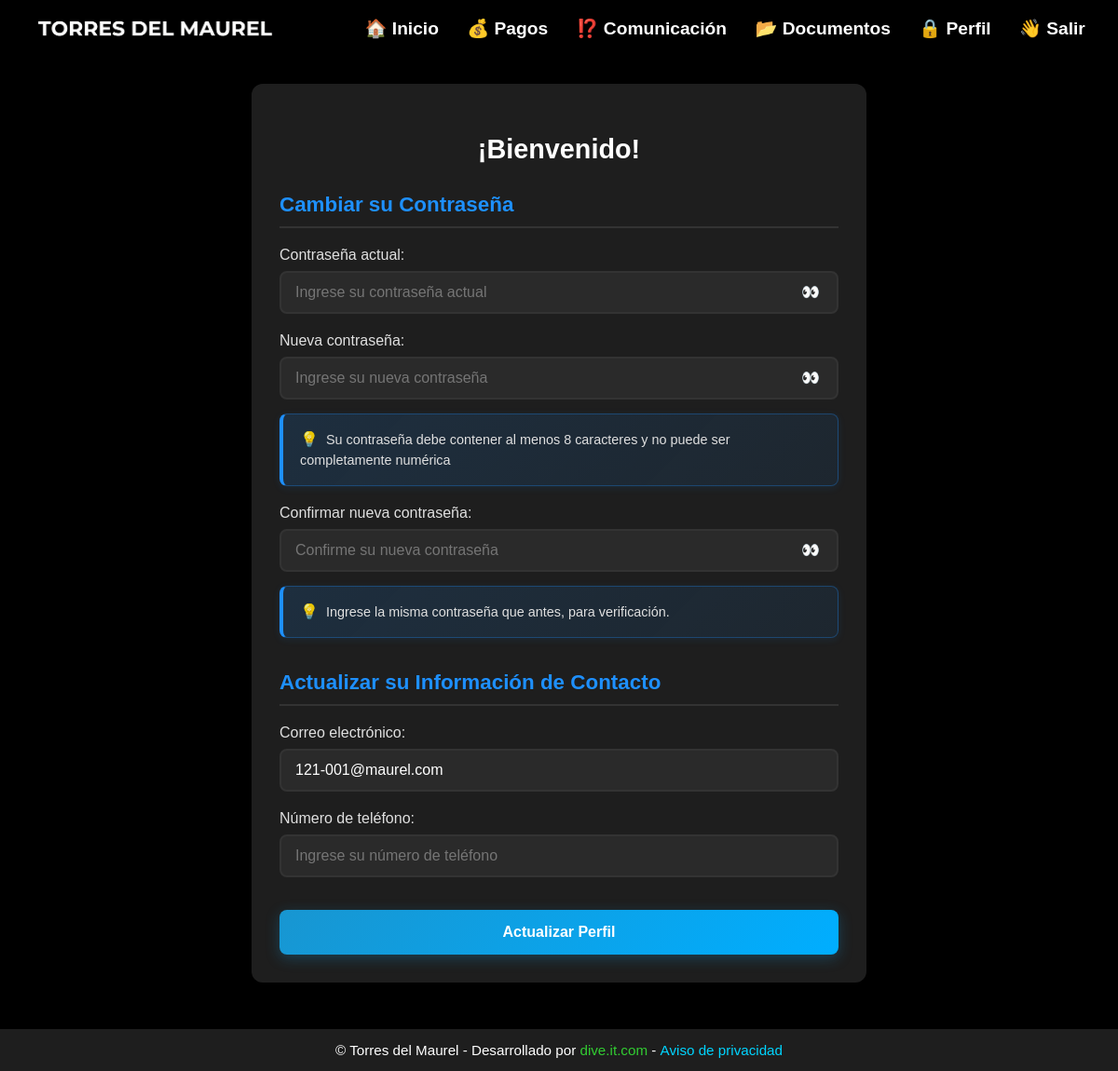
Before: /profile/ (signed in) with the older database file.
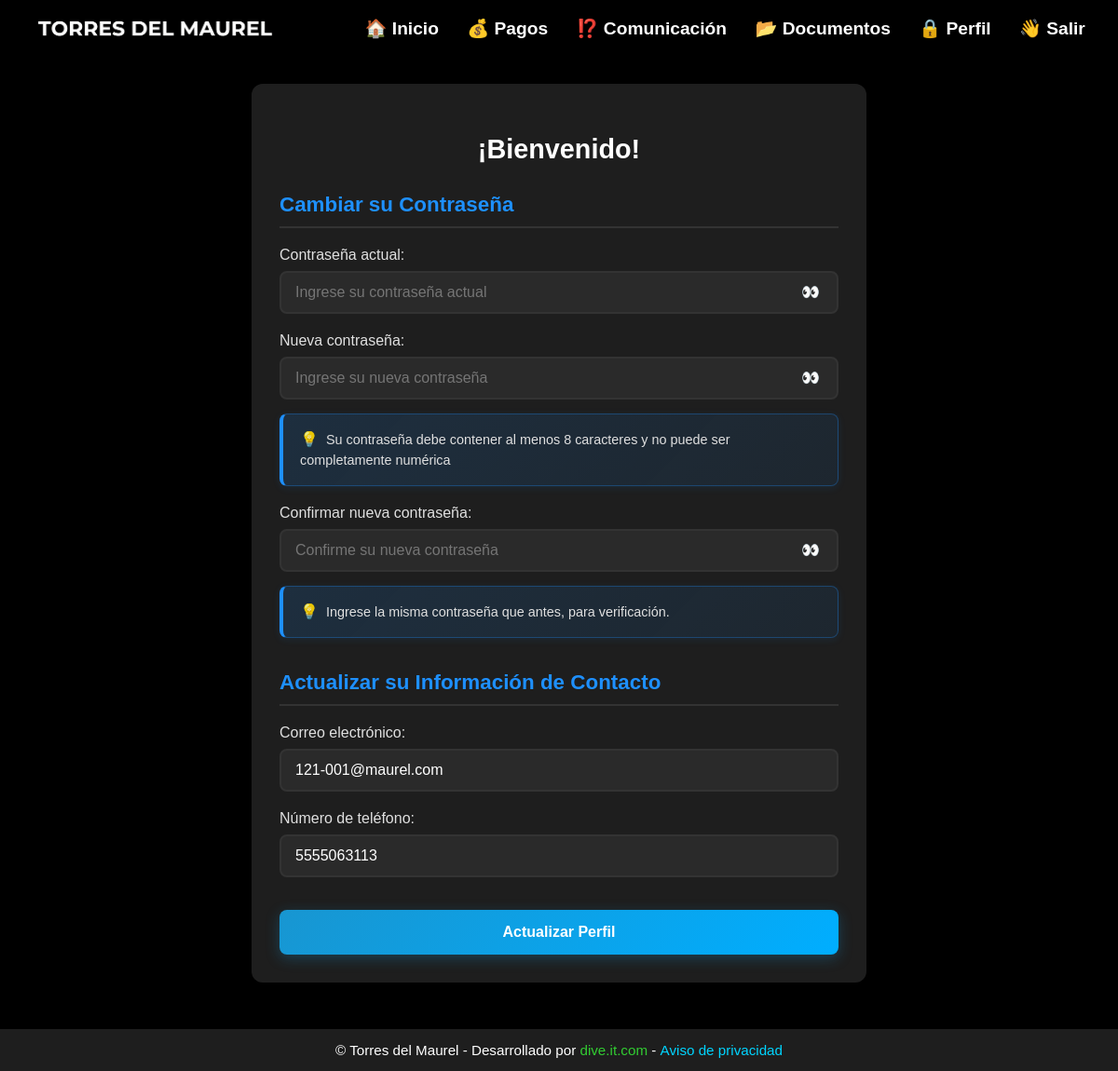
After: the same page with the newer database file.
### website/models.py (models this page shows, shortened)
class CustomUser(AbstractUser):
    apartment_number = models.CharField(max_length=7, unique=True, null=True, blank=True)
    email = models.EmailField(unique=True)
    phone_number = models.CharField(max_length=15, blank=True, null=True)
    is_first_login = models.BooleanField(default=True)
    is_debtor = models.BooleanField(default=False)
    groups = models.ManyToManyField(
        Group,
        verbose_name='groups',
        blank=True,
        help_text='The groups this user belongs to.',
        related_name='customuser_set',
        related_query_name='customuser',
    )
    user_permissions = models.ManyToManyField(
        Permission,
        verbose_name='user permissions',
        blank=True,
        help_text='Specific permissions for this user.',
        related_name='customuser_set',
        related_query_name='customuser',
    )

### website/views.py (the view)
# urls.py: path('profile/', views.profile, name='profile'),
@login_required
def profile(request):
    if request.method == 'POST':
        password_form = SpanishPasswordChangeForm(request.user, request.POST)
        profile_form = UserProfileForm(request.POST, instance=request.user)
        if password_form.is_valid() and profile_form.is_valid():
            user = password_form.save()
            profile_form.save()
            update_session_auth_hash(request, user)
            messages.success(request, '¡Su perfil ha sido actualizado exitosamente!')
            return redirect('dashboard')
    else:
        password_form = SpanishPasswordChangeForm(request.user)
        profile_form = UserProfileForm(instance=request.user)
    return render(request, 'profile.html', {
        'password_form': password_form,
        'profile_form': profile_form
    })

### website/forms.py (shortened to what this page needs)
class UserProfileForm(forms.ModelForm):
    phone_number = forms.CharField(
        label='Número de teléfono',
        max_length=10,
        required=False,  # Make optional to avoid initial validation errors
        validators=[
            RegexValidator(
                regex=r'^\d{10}$',
                message='Ingrese un número de teléfono válido de 10 dígitos.',
                code='invalid_phone_number'
            ),
        ],
        widget=forms.TextInput(attrs={
            'placeholder': 'Ingrese su número de teléfono',
            'class': 'form-control'
        })
    )
    class Meta:
        model = CustomUser
        fields = ['email', 'phone_number']
        labels = {
            'email': 'Correo electrónico',
        }
        widgets = {
            'email': forms.EmailInput(attrs={
                'placeholder': 'Ingrese su correo electrónico',
                'class': 'form-control'
            })
        }

### website/templates/profile.html (shortened to what this page needs)
{% extends "base.html" %}
{% load static %}
{% block extra_css %}
<link rel="stylesheet" href="{% static 'css/profile.css' %}">
{% endblock %}
{% block content %}
<div class="profile-container">
    <h2>¡Bienvenido!</h2>
    <form method="post" id="profile-form">
        <div class="form-section">
            <h3>Cambiar su Contraseña</h3>
            {{ password_form.as_p }}
        </div>
        <div class="form-section">
            <h3>Actualizar su Información de Contacto</h3>
            {{ profile_form.as_p }}
        </div>
        <button type="submit" class="update-button">Actualizar Perfil</button>
    </form>
</div>
{% endblock %}

### website/templates/base.html (shortened to what this page needs)
<!DOCTYPE html>
<html lang="en">
<head>
    {% load static %}
    <link rel="stylesheet" href="{% static 'css/base.css' %}">
    <link rel="stylesheet" href="{% static 'css/universal-loading.css' %}">
    <link rel="stylesheet" href="{% static 'css/password-toggle.css' %}">
    {% block extra_css %}{% endblock %}
</head>
<body>
    <nav class="navbar">
        <div class="container navbar-content">
            <div class="navbar-left">
                <div class="logo-container">
                    <a href="{% url 'home' %}" class="logo-box">
                        <img src="{% static 'images/Maurel.png' %}" alt="Maurel_logo" class="logo">
                    </a>
                </div>
            </div>
            <div class="navbar-right navbar-menu">
                {% if user.is_authenticated %}
                    <a href="{% url 'dashboard' %}">🏠 Inicio</a>
                    <a href="{% url 'pagos' %}">💰 Pagos</a>
                    <a href="{% url 'qys' %}">⁉️ Comunicación</a>
                    <a href="{% url 'documentos' %}">📂 Documentos</a>
                    <a href="{% url 'profile' %}">🔒 Perfil</a>
                    <a href="{% url 'logout' %}">👋 Salir</a>
                {% else %}
                    <a href="{% url 'login' %}">🗝️ Entrar</a>
                {% endif %}
            </div>
        </div>
    </nav>
    <div class="container" role="main">
        {% block content %}
        {% endblock %}
    </div>
    <footer>
        <div class="footer-content">
            © Torres del Maurel - Desarrollado por <a class='dive-link' href='http://www.dive.it.com'> dive.it.com </a> -
            <a class='aviso-link' href="{% url 'aviso_priv' %}">Aviso de privacidad</a>
        </div>
    </footer>
</body>
</html>

### website/static/css/base.css (style rules this page uses)
body { font-family: Arial, sans-serif; background-color: black; margin: 0; padding: 0; min-height: 100vh; display: flex; flex-direction: column; }
.container { width: 100%; max-width: 100%; margin: 0 auto; padding: 0 0.75rem; box-sizing: border-box; flex: 1 0 auto; }
.navbar { background-color: black; position: fixed; top: 0; left: 0; right: 0; z-index: 1000; box-shadow: 0 2px 4px rgba(0, 0, 0, 0.2); }
.navbar-content { display: flex; justify-content: space-between; align-items: center; min-height: 50px; padding: 0.5rem 0; }
.logo-container { display: flex; align-items: center; }
.logo { max-height: 30px; width: auto; }
.logo-box { display: flex; align-items: center; padding: 0.25rem; }
.navbar-menu { display: none; position: fixed; top: 50px; left: 0; right: 0; background-color: #1e1e1e; padding: 0.5rem 0; box-shadow: 0 4px 6px rgba(0, 0, 0, 0.1); }
.navbar-menu a { color: white; text-decoration: none; padding: 0.75rem 1rem; font-size: 1.3rem; font-weight: bold; transition: background-color 0.2s ease; border-bottom: 1px solid rgba(255, 255, 255, 0.05); }
.navbar-menu a:last-child { border-bottom: none; }
footer { background-color: #1e1e1e; padding: 0.75rem 0; margin-top: auto; }
.footer-content { text-align: center; color: white; font-size: 0.85rem; padding: 0 1rem; line-height: 1.4; }
.dive-link, .aviso-link { display: inline-block; text-decoration: none; font-weight: 500; transition: color 0.2s ease; }
.dive-link { color: #32CD32; }
.aviso-link { color: #00D5FF; }
@media (min-width: 840px) { .container { padding: 0 1.25rem; } }
@media (min-width: 840px) { .navbar-content { min-height: 60px; } }
@media (min-width: 840px) { .logo { max-height: 35px; } }
@media (min-width: 840px) { .navbar-menu { position: static; display: flex; flex-direction: row; background-color: transparent; padding: 0; box-shadow: none; gap: 0.5rem; } }
@media (min-width: 840px) { .navbar-menu a { padding: 0.5rem 0.7rem; border-bottom: none; border-radius: 6px; font-size: 1.2rem; } }
@media (min-width: 840px) { .footer-content { font-size: 0.9rem; } }
@media (min-width: 1024px) { .container { max-width: 1200px; padding: 0 1.5rem; } }
@media (min-width: 1024px) { .logo { max-height: 40px; } }
@media (min-width: 1024px) { .navbar-menu a { font-size: 1.2rem; } }
@media (min-width: 1024px) { .footer-content { font-size: 0.95rem; } }

### website/static/css/password-toggle.css (style rules this page uses)
.password-input, input[type="password"], input[data-password-toggle="true"] { width: 100% !important; padding: 12px 50px 12px 15px !important; margin-bottom: 0 !important; border: 2px solid #333 !important; border-radius: 8px !important; font-size: 16px !important; background-color: #2a2a2a !important; color: #ffffff !important; font-family: inherit !important; transition: all 0.3s ease !important; box-sizing: border-box !important; }
.password-field-wrapper input[type="password"] { margin-bottom: 0 !important; }
input[type="password"].password-input { padding-right: 50px !important; }

Changed rows visible on the page:
changed CustomUser "121-001@maurel.com": phone_number (not shown) → "5555063113"
